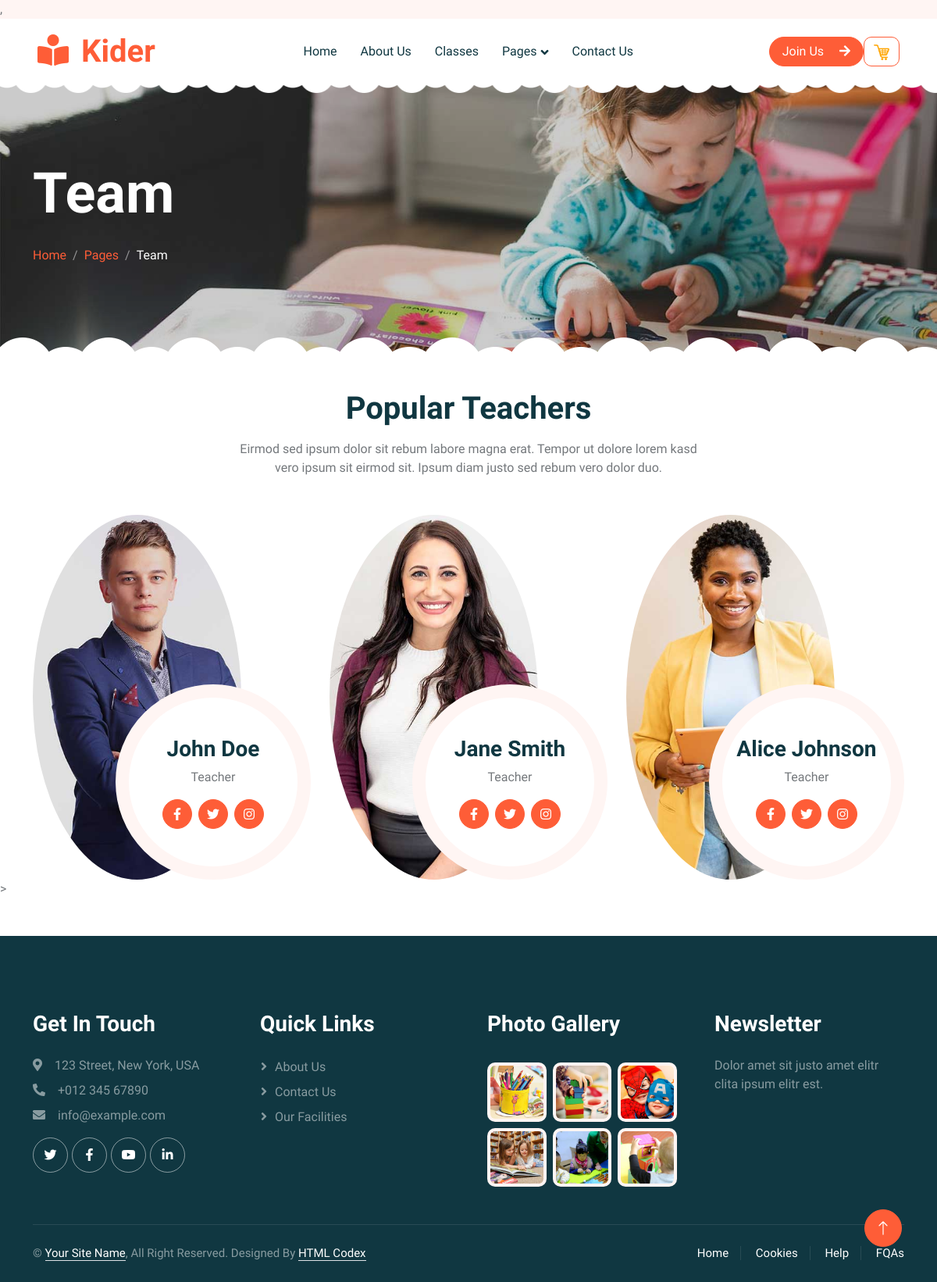
The app's page /team with its own data.
### mvc/models.py (models this page shows, shortened)
class Teacher(db.Model):
    id = db.Column(db.Integer, primary_key=True)
    name = db.Column(db.String(100))
    image = db.Column(db.String(100))
    profession = db.Column(db.String(100))

### mvc/views.py (the view)
@app_bp.route('/team')
def team():
    products = Product.query.all()
    testimonials = Testimonial.query.all()
    teachers = Teacher.query.all()
    return render_template('team.html', page_name="team", products=products, testimonials=testimonials, teachers=teachers)

### templates/team.html (shortened to what this page needs)
{%extends "base.html"%}
{%block content%}
<div class="container-fluid bg-white p-0">
    <div class="container">
        <div class="text-center mx-auto mb-5 wow fadeInUp" data-wow-delay="0.1s" style="max-width: 600px;">
            <h1 class="mb-3">Popular Teachers</h1>
            <p>Eirmod sed ipsum dolor sit rebum labore magna erat. Tempor ut dolore lorem kasd vero ipsum sit
                eirmod sit. Ipsum diam justo sed rebum vero dolor duo.</p>
        </div>
        <div class="row g-4">
            {% for teacher in teachers %}
                <div class="col-lg-4 col-md-6 wow fadeInUp" data-wow-delay="0.1s">
                    <div class="team-item position-relative">
                        <img class="img-fluid rounded-circle w-75" src="{{ url_for('static', filename=teacher.image) }}" alt="">
                        <div class="team-text">
                            <h3>{{ teacher.name }}</h3>
                            <p>{{ teacher.profession }}</p>
                            <div class="d-flex align-items-center">
                                <a class="btn btn-square btn-primary mx-1" href=""><i class="fab fa-facebook-f"></i></a>
                                <a class="btn btn-square btn-primary  mx-1" href=""><i class="fab fa-twitter"></i></a>
                                <a class="btn btn-square btn-primary  mx-1" href=""><i class="fab fa-instagram"></i></a>
                            </div>
                        </div>
                    </div>
                </div>
            {% endfor %}
        </div>
    </div>
</div>>
{%endblock%}

### static/css/style.css (style rules this page uses)
:root { --primary: #FE5D37; --light: #FFF5F3; --dark: #103741; }
.btn { font-weight: 500; transition: .5s; }
.btn.btn-primary { color: #FFFFFF; }
.btn-square { width: 38px; height: 38px; }
.btn-square, .btn-sm-square, .btn-lg-square { padding: 0; display: flex; align-items: center; justify-content: center; font-weight: normal; border-radius: 50px; }
h1, h2, h3, h4, .h1, .h2, .h3, .h4, .display-1, .display-2, .display-3, .display-4, .display-5, .display-6 { font-family: 'Lobster Two', cursive; font-weight: 700; }
.team-item .team-text { position: absolute; width: 250px; height: 250px; bottom: 0; right: 0; display: flex; align-items: center; justify-content: center; flex-direction: column; background: #FFFFFF; border: 17px solid var(--light); border-radius: 250px; transition: .5s; }

### records on screen
Teacher: image (picture), name "John Doe", profession "Teacher"
Teacher: image (picture), name "Jane Smith", profession "Teacher"
Teacher: image (picture), name "Alice Johnson", profession "Teacher"

### other values on screen
{{ page_name|capitalize }} "Team"
